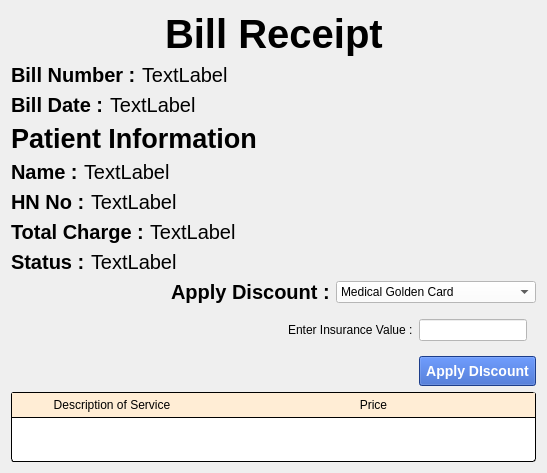
                 <widget class="QWidget" name="bill_page">
                  <layout class="QVBoxLayout" name="verticalLayout_40">
                   <item>
                    <layout class="QHBoxLayout" name="horizontalLayout_131">
                     <item>
                      <spacer name="horizontalSpacer_156">
                       <property name="orientation">
                        <enum>Qt::Horizontal</enum>
                       </property>
                       <property name="sizeHint" stdset="0">
                        <size>
                         <width>40</width>
                         <height>20</height>
                        </size>
                       </property>
                      </spacer>
                     </item>
                     <item>
                      <widget class="QLabel" name="label_26">
                       <property name="styleSheet">
                        <string notr="true">font: 30pt;
font-weight: bold;</string>
                       </property>
                       <property name="text">
                        <string>Bill Receipt</string>
                       </property>
                      </widget>
                     </item>
                     <item>
                      <spacer name="horizontalSpacer_155">
                       <property name="orientation">
                        <enum>Qt::Horizontal</enum>
                       </property>
                       <property name="sizeHint" stdset="0">
                        <size>
                         <width>40</width>
                         <height>20</height>
                        </size>
                       </property>
                      </spacer>
                     </item>
                    </layout>
                   </item>
                   <item>
                    <layout class="QHBoxLayout" name="horizontalLayout_140">
                     <item>
                      <layout class="QHBoxLayout" name="horizontalLayout_138">
                       <item>
                        <widget class="QLabel" name="label_32">
                         <property name="styleSheet">
                          <string notr="true">font: 15pt;
font-weight: bold;</string>
                         </property>
                         <property name="text">
                          <string>Bill Number :</string>
                         </property>
                        </widget>
                       </item>
                       <item>
                        <widget class="QLabel" name="bill_number">
                         <property name="styleSheet">
                          <string notr="true">font: 15pt;</string>
                         </property>
                         <property name="text">
                          <string>TextLabel</string>
                         </property>
                        </widget>
                       </item>
                      </layout>
                     </item>
                     <item>
                      <spacer name="horizontalSpacer_50">
                       <property name="orientation">
                        <enum>Qt::Horizontal</enum>
                       </property>
                       <property name="sizeHint" stdset="0">
                        <size>
                         <width>40</width>
                         <height>20</height>
                        </size>
                       </property>
                      </spacer>
                     </item>
                    </layout>
                   </item>
                   <item>
                    <layout class="QHBoxLayout" name="horizontalLayout_132">
                     <item>
                      <layout class="QHBoxLayout" name="horizontalLayout_139">
                       <item>
                        <widget class="QLabel" name="label_37">
                         <property name="styleSheet">
                          <string notr="true">font: 15pt;
font-weight: bold;</string>
                         </property>
                         <property name="text">
                          <string>Bill Date :</string>
                         </property>
                        </widget>
                       </item>
                       <item>
                        <widget class="QLabel" name="bill_date">
                         <property name="styleSheet">
                          <string notr="true">font: 15pt;</string>
                         </property>
                         <property name="text">
                          <string>TextLabel</string>
                         </property>
                        </widget>
                       </item>
                      </layout>
                     </item>
                     <item>
                      <spacer name="horizontalSpacer_51">
                       <property name="orientation">
                        <enum>Qt::Horizontal</enum>
                       </property>
                       <property name="sizeHint" stdset="0">
                        <size>
                         <width>40</width>
                         <height>20</height>
                        </size>
                       </property>
                      </spacer>
                     </item>
                    </layout>
                   </item>
                   <item>
                    <layout class="QHBoxLayout" name="horizontalLayout_63">
                     <item>
                      <widget class="QLabel" name="label_38">
                       <property name="styleSheet">
                        <string notr="true">font: 20pt;
font-weight: bold;</string>
                       </property>
                       <property name="text">
                        <string>Patient Information</string>
                       </property>
                      </widget>
                     </item>
                     <item>
                      <spacer name="horizontalSpacer_69">
                       <property name="orientation">
                        <enum>Qt::Horizontal</enum>
                       </property>
                       <property name="sizeHint" stdset="0">
                        <size>
                         <width>40</width>
                         <height>20</height>
                        </size>
                       </property>
                      </spacer>
                     </item>
                    </layout>
                   </item>
                   <item>
                    <layout class="QHBoxLayout" name="horizontalLayout_64">
                     <item>
                      <widget class="QLabel" name="label_39">
                       <property name="styleSheet">
                        <string notr="true">font: 15pt;
font-weight: bold;</string>
                       </property>
                       <property name="text">
                        <string>Name :</string>
                       </property>
                      </widget>
                     </item>
                     <item>
                      <widget class="QLabel" name="bill_patient_name">
                       <property name="styleSheet">
                        <string notr="true">font: 15pt;</string>
                       </property>
                       <property name="text">
                        <string>TextLabel</string>
                       </property>
                      </widget>
                     </item>
                     <item>
                      <spacer name="horizontalSpacer_70">
                       <property name="orientation">
                        <enum>Qt::Horizontal</enum>
                       </property>
                       <property name="sizeHint" stdset="0">
                        <size>
                         <width>40</width>
                         <height>20</height>
                        </size>
                       </property>
                      </spacer>
                     </item>
                    </layout>
                   </item>
                   <item>
                    <layout class="QHBoxLayout" name="horizontalLayout_65">
                     <item>
                      <widget class="QLabel" name="label_40">
                       <property name="styleSheet">
                        <string notr="true">font: 15pt;
font-weight: bold;</string>
                       </property>
                       <property name="text">
                        <string>HN No :</string>
                       </property>
                      </widget>
                     </item>
                     <item>
                      <widget class="QLabel" name="bill_patient_hn_no">
                       <property name="styleSheet">
                        <string notr="true">font: 15pt;</string>
                       </property>
                       <property name="text">
                        <string>TextLabel</string>
                       </property>
                      </widget>
                     </item>
                     <item>
                      <spacer name="horizontalSpacer_73">
                       <property name="orientation">
                        <enum>Qt::Horizontal</enum>
                       </property>
                       <property name="sizeHint" stdset="0">
                        <size>
                         <width>40</width>
                         <height>20</height>
                        </size>
                       </property>
                      </spacer>
                     </item>
                    </layout>
                   </item>
                   <item>
                    <layout class="QHBoxLayout" name="horizontalLayout_130">
                     <item>
                      <widget class="QLabel" name="label_97">
                       <property name="styleSheet">
                        <string notr="true">font: 15pt;
font-weight: bold;</string>
                       </property>
                       <property name="text">
                        <string>Total Charge :</string>
                       </property>
                      </widget>
                     </item>
                     <item>
                      <widget class="QLabel" name="bill_total_charge">
                       <property name="styleSheet">
                        <string notr="true">font: 15pt;</string>
                       </property>
                       <property name="text">
                        <string>TextLabel</string>
                       </property>
                      </widget>
                     </item>
                     <item>
                      <spacer name="horizontalSpacer_154">
                       <property name="orientation">
                        <enum>Qt::Horizontal</enum>
                       </property>
                       <property name="sizeHint" stdset="0">
                        <size>
                         <width>40</width>
                         <height>20</height>
                        </size>
                       </property>
                      </spacer>
                     </item>
                    </layout>
                   </item>
                   <item>
                    <layout class="QHBoxLayout" name="horizontalLayout_158">
                     <item>
                      <widget class="QLabel" name="label_109">
                       <property name="styleSheet">
                        <string notr="true">font: 15pt;
font-weight: bold;</string>
                       </property>
                       <property name="text">
                        <string>Status :</string>
                       </property>
                      </widget>
                     </item>
                     <item>
                      <widget class="QLabel" name="bill_status">
                       <property name="styleSheet">
                        <string notr="true">font: 15pt;</string>
                       </property>
                       <property name="text">
                        <string>TextLabel</string>
                       </property>
                      </widget>
                     </item>
                     <item>
                      <spacer name="horizontalSpacer_175">
                       <property name="orientation">
                        <enum>Qt::Horizontal</enum>
                       </property>
                       <property name="sizeHint" stdset="0">
                        <size>
                         <width>40</width>
                         <height>20</height>
                        </size>
                       </property>
                      </spacer>
                     </item>
                    </layout>
                   </item>
                   <item>
                    <layout class="QHBoxLayout" name="horizontalLayout_144">
                     <item>
                      <spacer name="horizontalSpacer_161">
                       <property name="orientation">
                        <enum>Qt::Horizontal</enum>
                       </property>
                       <property name="sizeHint" stdset="0">
                        <size>
                         <width>40</width>
                         <height>20</height>
                        </size>
                       </property>
                      </spacer>
                     </item>
                     <item>
                      <widget class="QLabel" name="label_33">
                       <property name="styleSheet">
                        <string notr="true">font: 15pt;
font-weight: bold;</string>
                       </property>
                       <property name="text">
                        <string>Apply Discount :</string>
                       </property>
                      </widget>
                     </item>
                     <item>
                      <widget class="QComboBox" name="select_discount">
                       <property name="minimumSize">
                        <size>
                         <width>200</width>
                         <height>0</height>
                        </size>
                       </property>
                       <property name="styleSheet">
                        <string notr="true">background-color: rgb(255, 255, 255);</string>
                       </property>
                       <item>
                        <property name="text">
                         <string>Medical Golden Card</string>
                        </property>
                       </item>
                       <item>
                        <property name="text">
                         <string>Health Insurance Card</string>
                        </property>
                       </item>
                       <item>
                        <property name="text">
                         <string>Clinic Member Card</string>
                        </property>
                       </item>
                      </widget>
                     </item>
                    </layout>
                   </item>
                   <item>
                    <widget class="QWidget" name="insurance" native="true">
                     <property name="styleSheet">
                      <string notr="true"/>
                     </property>
                     <layout class="QHBoxLayout" name="horizontalLayout_145">
                      <item>
                       <spacer name="horizontalSpacer_162">
                        <property name="orientation">
                         <enum>Qt::Horizontal</enum>
                        </property>
                        <property name="sizeHint" stdset="0">
                         <size>
                          <width>268</width>
                          <height>20</height>
                         </size>
                        </property>
                       </spacer>
                      </item>
                      <item>
                       <widget class="QLabel" name="label_36">
                        <property name="text">
                         <string>Enter Insurance Value :</string>
                        </property>
                       </widget>
                      </item>
                      <item>
                       <widget class="QLineEdit" name="insurance_value">
                        <property name="enabled">
                         <bool>true</bool>
                        </property>
                        <property name="styleSheet">
                         <string notr="true">background-color: rgb(255, 255, 255);</string>
                        </property>
                       </widget>
                      </item>
                     </layout>
                    </widget>
                   </item>
                   <item>
                    <layout class="QHBoxLayout" name="horizontalLayout_143">
                     <item>
                      <spacer name="horizontalSpacer_160">
                       <property name="orientation">
                        <enum>Qt::Horizontal</enum>
                       </property>
                       <property name="sizeHint" stdset="0">
                        <size>
                         <width>40</width>
                         <height>20</height>
                        </size>
                       </property>
                      </spacer>
                     </item>
                     <item>
                      <widget class="QPushButton" name="apply_discount_button">
                       <property name="styleSheet">
                        <string notr="true">QPushButton#apply_discount_button {
	background-color: rgb(39, 86, 193);
	color: white;
	padding: 6px;
    font: bold 14px;
}
QPushButton#apply_discount_button:hover {
    background-color: black;
	color: white;
    border-style: inset;
}</string>
                       </property>
                       <property name="text">
                        <string>Apply DIscount</string>
                       </property>
                      </widget>
                     </item>
                    </layout>
                   </item>
                   <item>
                    <widget class="QTableWidget" name="bill_table">
                     <property name="styleSheet">
                      <string notr="true">QScrollBar{
	background-color: rgb(222, 224, 224);
}
QTableWidget{
	background-color: rgb(255, 255, 255);
	border-radius: 3px;
	border: 1px solid black;
}

QHeaderView::section{
	background-color: rgb(255, 237, 213);
	border: none;
	border-bottom: 1px solid black;
	padding: 3px 5px;
}

QHeaderView::item{
	border-bottom: 1px solid black;
	background-color: rgb(255, 255, 246);
	text-align: left;
	padding-left: 3px;
}


</string>
                     </property>
                     <property name="sizeAdjustPolicy">
                      <enum>QAbstractScrollArea::AdjustToContents</enum>
                     </property>
                     <attribute name="horizontalHeaderDefaultSectionSize">
                      <number>200</number>
                     </attribute>
                     <attribute name="horizontalHeaderStretchLastSection">
                      <bool>true</bool>
                     </attribute>
                     <attribute name="verticalHeaderVisible">
                      <bool>false</bool>
                     </attribute>
                     <attribute name="verticalHeaderStretchLastSection">
                      <bool>false</bool>
                     </attribute>
                     <column>
                      <property name="text">
                       <string>Description of Service</string>
                      </property>
                     </column>
                     <column>
                      <property name="text">
                       <string>Price</string>
                      </property>
                     </column>
                    </widget>
                   </item>
                  </layout>
                 </widget>
